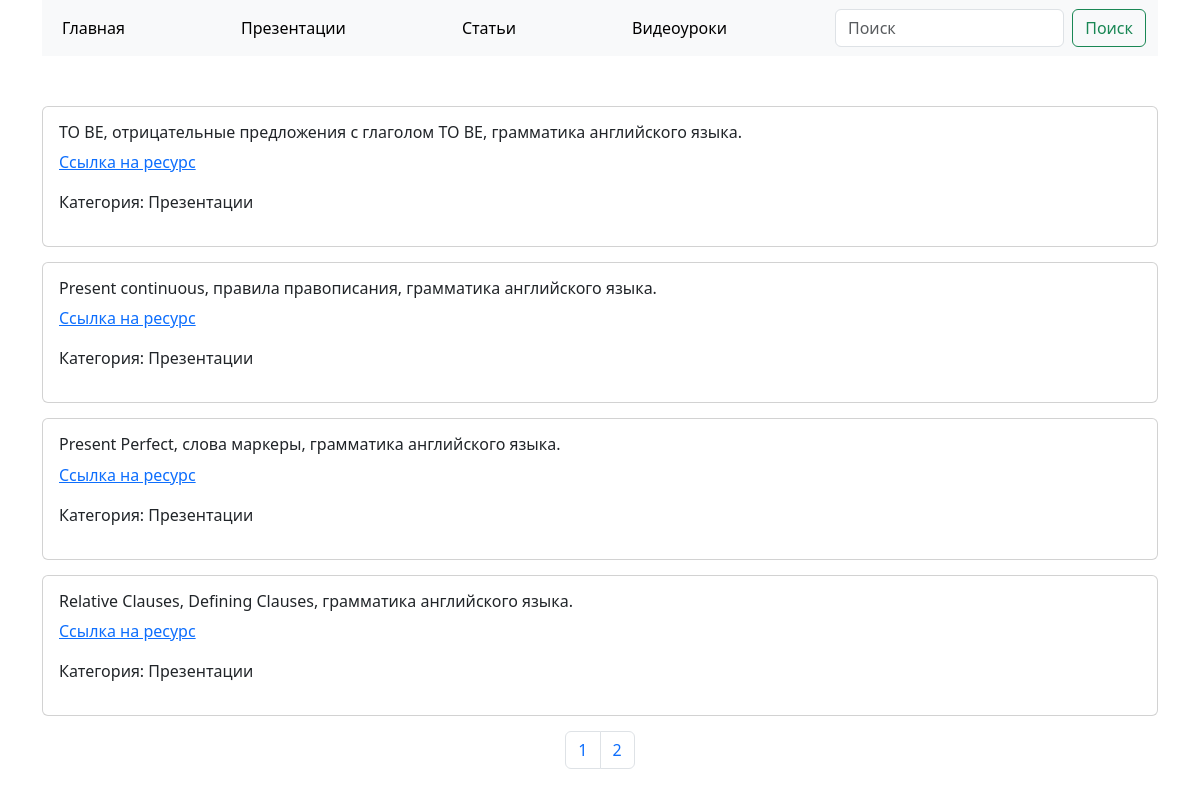
The app's page /category/prezentacii/ with its own data.
### education/models.py (models this page shows, shortened)
class Category(models.Model):
    title = models.CharField(max_length=255)
    slug = models.CharField(max_length=255, unique=True)

class EducationsLinks(models.Model):
    title = models.CharField(max_length=255, db_index=True, verbose_name='Заголовок')
    link = models.CharField(max_length=255, db_index=True, verbose_name='Ссылка')
    cat = models.ForeignKey('Category', on_delete=models.PROTECT, verbose_name='Категория')

### education/views.py (the view)
# urls.py: path('category/<slug:cat_slug>/', views.ShowCategory.as_view(), name='show_category'),
class ShowCategory(DataMixin, ListView):
    model = EducationsLinks
    template_name = 'education/show_category.html'
    paginate_by = 4
    title_page = 'Категории'
    category = Category.objects.all()
    def get_queryset(self):
        return EducationsLinks.objects.filter(cat__slug=self.kwargs['cat_slug'])

### education/templates/education/show_category.html
{% extends 'base.html' %}
{% load static %}
{% block content %}
{% for post in page_obj %}
<div class="card card-div">
    <div class="card-body">
        <h6>{{ post.title }}</h6>
        <p><a href="{{ post.link }}">Ссылка на ресурс</a></p>
        <p>Категория: {{ post.cat.title }}</p>
    </div>
</div>
{% endfor %}
{% endblock %}
{% block navigate %}
{% if page_obj.has_other_pages %}
<nav aria-label="Page navigation example">
    <ul class="pagination">
    {% for p in paginator.page_range %}
        {% if p >= page_obj.number|add:-1 and p <= page_obj.number|add:1 %}
        <li class="page-item"><a class="page-link" href="?page={{ p }}">{{ p }}</a></li>
        {% endif %}
    {% endfor %}
    </ul>
</nav>
{% endif %}
{% endblock %}

### templates/base.html (shortened to what this page needs)
{% load static %}
<!DOCTYPE html>
<html lang="en">
<head>
    <link rel="stylesheet" href="{% static 'education/css/bootstrap.min.css' %}">
    <link rel="stylesheet" href="{% static 'education/css/style.css' %}">
</head>
<body>
    <header class="header container">
        <nav class="navbar navbar-expand-lg bg-body-tertiary">
            <div class="container-fluid">
              <div class="collapse navbar-collapse" id="navbarSupportedContent">
                <ul class="navbar-nav me-auto mb-2 mb-lg-0">
                  <li class="nav-item">
                    <a class="nav-link active menu_item" aria-current="page" href="{% url 'main_page' %}">Главная</a>
                  </li>
                  {% for cat in category %}
                  <li class="nav-item">
                    <a class="nav-link active menu_item" href="{% url 'show_category' cat.slug %}">{{ cat.title }}</a>
                  </li>
                  {% endfor %}
                </ul>
                <form class="d-flex" role="search" action="{% url 'search' %}" method="get">
                  <input class="form-control me-2" type="search" placeholder="Поиск" aria-label="Поиск" name="search">
                  <button class="btn btn-outline-success" type="submit">Поиск</button>
                </form>
              </div>
            </div>
          </nav>
    </header>
    <div class="container">
        {% block content %}
        {% endblock %}
    </div>
    <div class="container paginator">
    {% block navigate %}
    {% endblock %}
    </div>
</body>
</html>

### education/static/education/css/style.css (style rules this page uses)
.menu_item { margin-right: 100px; }
.header { margin-bottom: 50px; }
.card-div { margin-bottom: 15px; }
.paginator { display: flex; justify-content: center; }

### records on screen
Category: title "Презентации"
Category: title "Статьи"
Category: title "Видеоуроки"
EducationsLinks: title "TO BE, отрицательные предложения с глаголом TO BE, грамматика английского языка.", cat "Презентации"
EducationsLinks: title "Present continuous, правила правописания, грамматика английского языка.", cat "Презентации"
EducationsLinks: title "Present Perfect, слова маркеры, грамматика английского языка.", cat "Презентации"
EducationsLinks: title "Relative Clauses, Defining Clauses, грамматика английского языка.", cat "Презентации"

### other values on screen
{{ p }} "1" "2"
